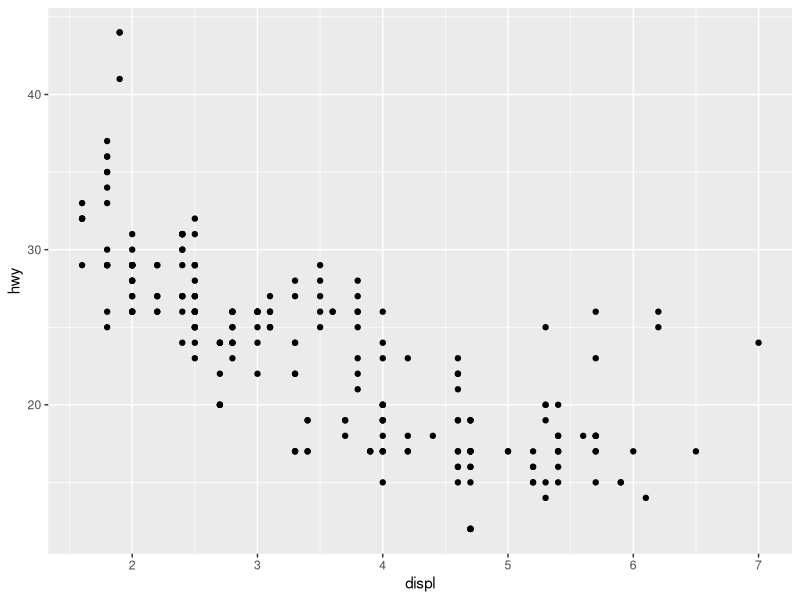
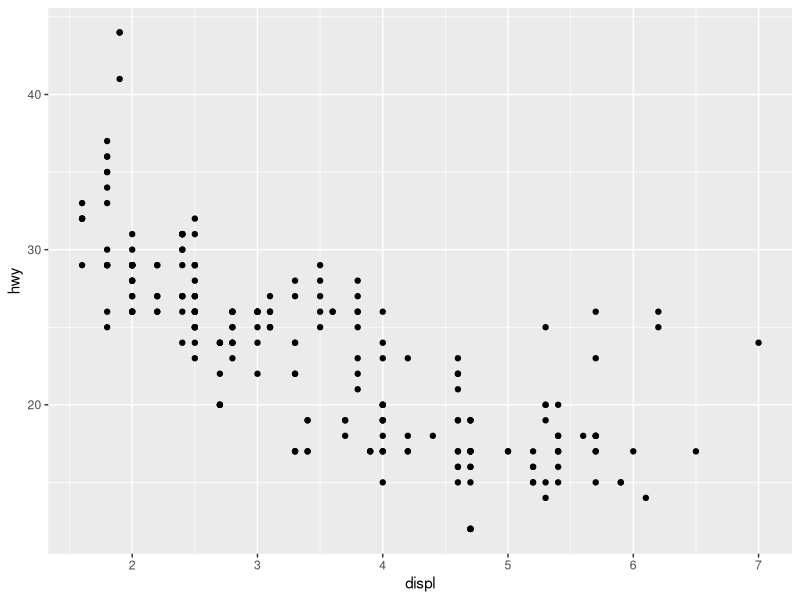
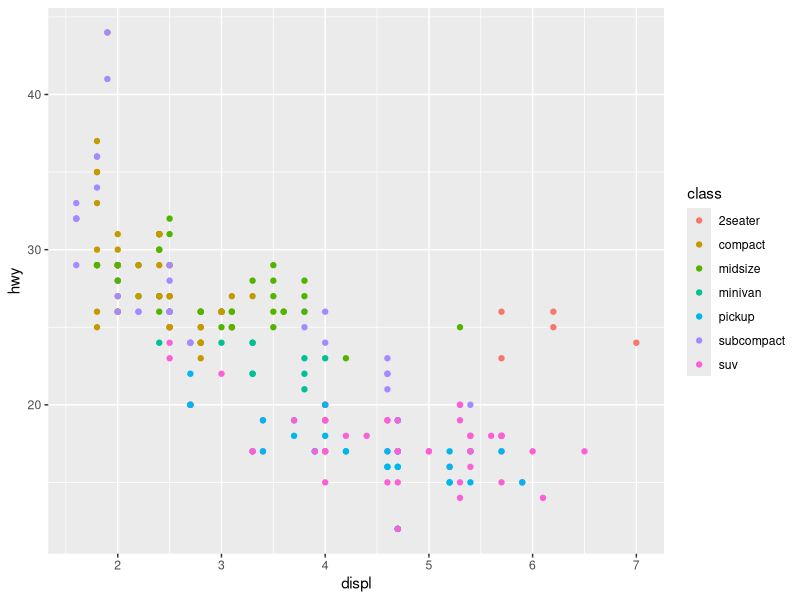
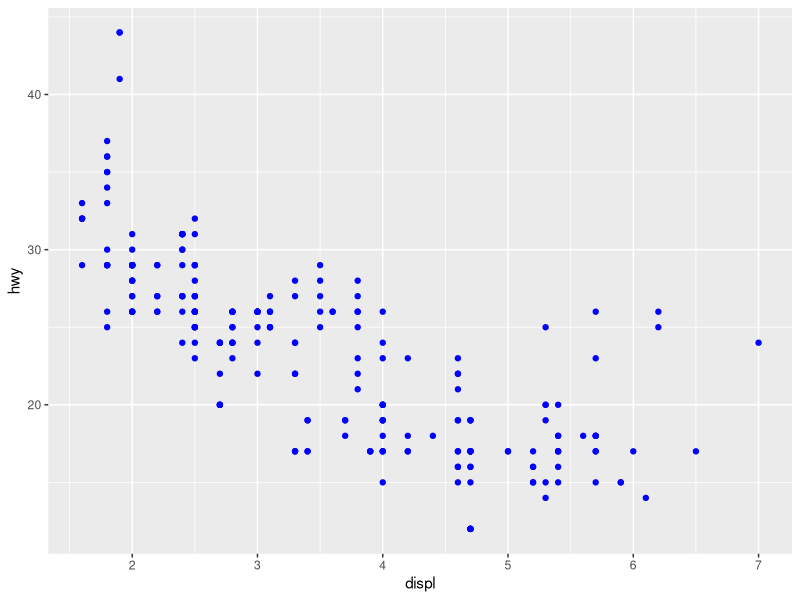
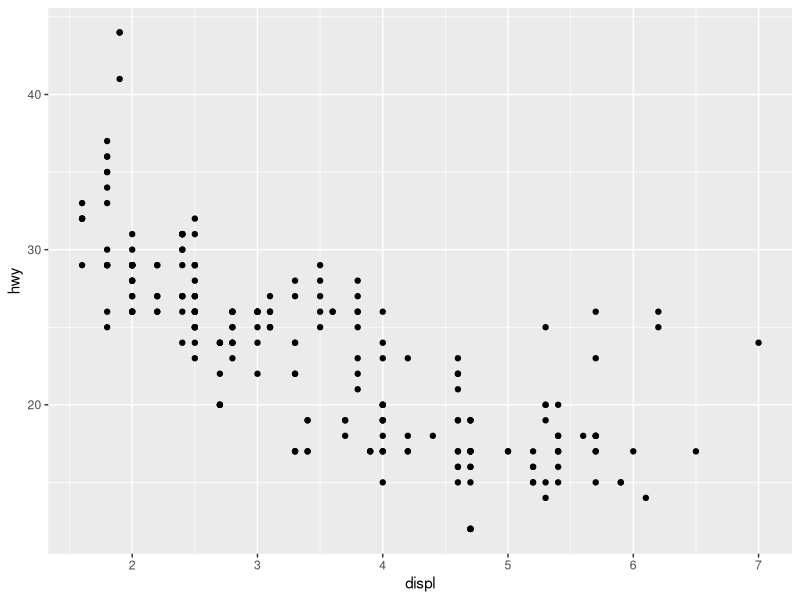
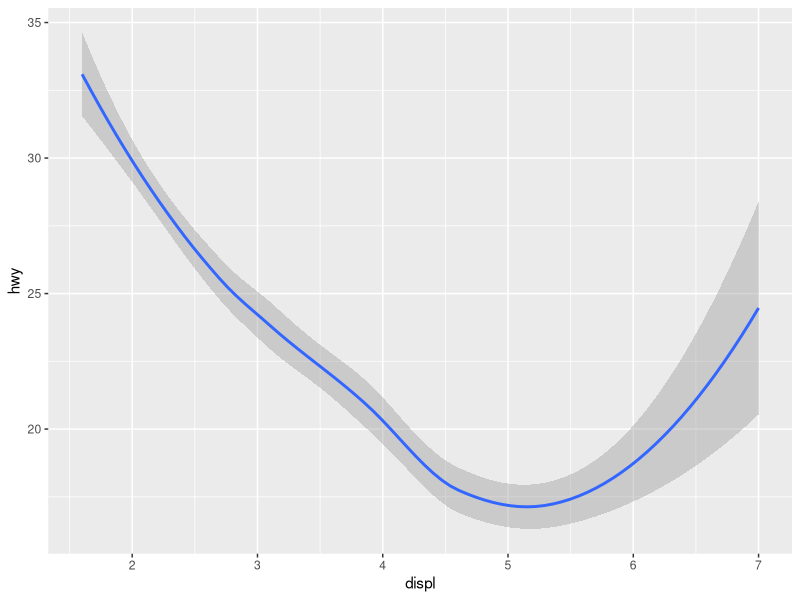
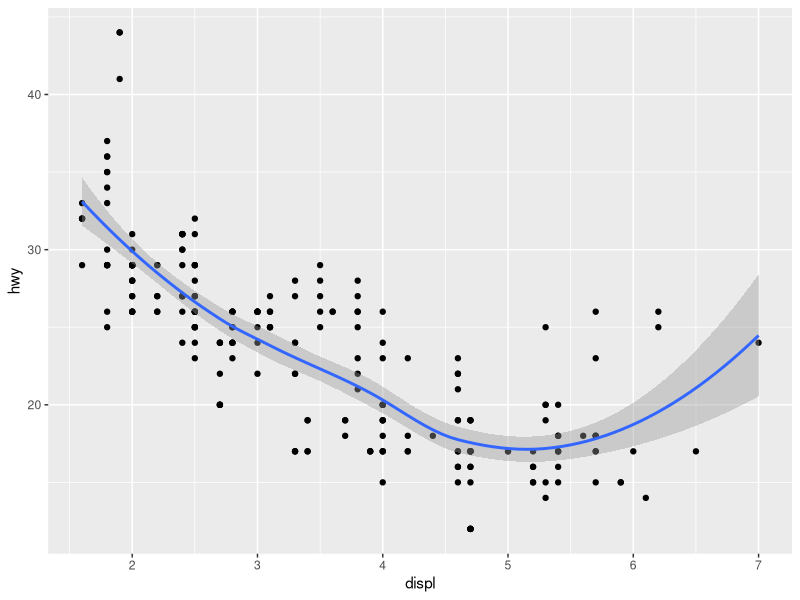
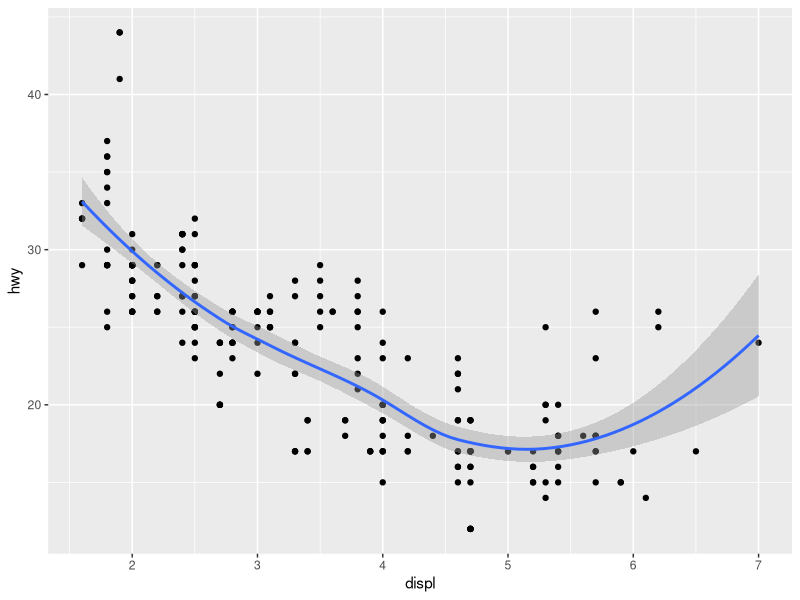

Generate these figures, in order, with R:
# install.packages("tidyverse")
library(tidyverse)


#######################
###   mpg dataset   ###
#######################

# ----- 데이터 살펴보기 ----- #
str(mpg)


# ----- 산점도 그리기 ----- #
ggplot(data = mpg) +
  geom_point(mapping = aes(x = displ, y = hwy))

ggplot(mpg) +
  geom_point(aes(x = displ, y = hwy)) # 간결한 표현


# ----- Aesthetic ----- #
# color, shape, size, alpha 등 매핑 가능
# size/alpha -> numeric 변수 매핑

ggplot(mpg) +
  geom_point(aes(x = displ, y = hwy, color = class))

ggplot(mpg) +
  geom_point(aes(x = displ, y = hwy), color = 'blue') # 비교


# ----- Geom ----- #
# point, smooth, line, bar, histogram, density 등
# 데이터의 형태에 따라 적절한 geom 선택

ggplot(mpg) +
  geom_point(aes(x = displ, y = hwy)) # point geom

ggplot(mpg) +
  geom_smooth(aes(x = displ, y = hwy)) # smooth geom

# 여러개의 geom 동시 사용 가능
ggplot(mpg) +
  geom_point(aes(x = displ, y = hwy)) +
  geom_smooth(aes(x = displ, y = hwy))

ggplot(mpg, aes(x = displ, y = hwy)) +
  geom_point() + geom_smooth() # 간결한 표현


# ----- Label ----- #
# title, subtitle, x, y, caption 등 매핑 가능

ggplot(mpg, aes(x = displ, y = hwy)) +
  geom_point(aes(color = class), size = 4) + geom_smooth() +
  labs(title = "Fuel efficiency vs. Engine size",
       x = "Engine size", y = "Fuel efficiency") +
  theme(plot.title = element_text(size = 22, hjust = 0.5))


# ----- 연속형 자료의 요약 ----- #
# 히스토그램
ggplot(mpg, aes(x = hwy)) +
  geom_histogram(bins = 20) +
  labs(title = "Fuel efficiency(hwy) Histogram")

# 상자그림
ggplot(mpg, aes(x = drv, y = hwy)) +
  geom_boxplot() +
  labs(title = "hwy(fuel efficiency) vs. drv(type of drive train)")


# ----- 이산형 자료의 요약 ----- #
# 도수분포표
mpg$hwy_new = ifelse(mpg$hwy <= 25, "bad", "good")
table(mpg$drv, mpg$hwy_new)

# 막대그래프
ggplot(mpg) +
  geom_bar(aes(x = drv, y = hwy), stat = 'summary', fun = 'mean') +
  labs(title = 'Mean of hwy')

ggplot(mpg) +
  geom_bar(aes(x = drv, fill = hwy_new))+
  labs(title = 'Count plot of hwy_new vs. drv')



########################
###   Iris dataset   ###
########################

# ----- 데이터 살펴보기 ----- #
data(iris)
str(iris)


# ----- 데이터 시각화 ----- #
# 꽃잎의 크기와 너비 산점도
ggplot(iris) +
  geom_point(aes(x = Petal.Length, y = Petal.Width)) +
  labs(title = "Scatter plot of Petal Width vs. Petal Length",
       x = "petal length", y = "petal width") +
  theme(plot.title = element_text(size = 22, hjust = 0.5))

# 품종에 따른 산포를 살펴보기 위해 color aes 지정
ggplot(iris) +
  geom_point(aes(x = Petal.Length, y = Petal.Width,
                 color = Species, shape = Species), size = 4) +
  labs(title = "Scatter plot of Petal Width vs. Petal Length",
       x = "petal length", y = "petal width") +
  theme(plot.title = element_text(size = 22, hjust = 0.5))

# 꽃받침의 크기와 너비 산점도 (같은 방식으로)
ggplot(iris) +
  geom_point(aes(x = Sepal.Length, y = Sepal.Width,
                 color = Species, shape = Species), size = 4) +
  labs(title = "Scatter plot of Sepal Width vs. Sepal Length",
       x = "sepal length", y = "sepal width") +
  theme(plot.title = element_text(size = 22, hjust = 0.5))

# 상자그림을 이용한 탐색
# install.packages("gridExtra")
library(gridExtra)

p1 = ggplot(iris) +
  geom_boxplot(aes(x = Species, y = Sepal.Length)) +
  labs(title = "Sepal Length") +
  theme(axis.title.x = element_blank(),
        axis.title.y = element_blank())

p2 = ggplot(iris) +
  geom_boxplot(aes(x = Species, y = Sepal.Width)) +
  labs(title = "Sepal Width") +
  theme(axis.title.x = element_blank(),
        axis.title.y = element_blank())

p3 = ggplot(iris) +
  geom_boxplot(aes(x = Species, y = Petal.Length)) +
  labs(title = "Petal Length") +
  theme(axis.title.x = element_blank(),
        axis.title.y = element_blank())

p4 = ggplot(iris) +
  geom_boxplot(aes(x = Species, y = Petal.Width)) +
  labs(title = "Petal Width") +
  theme(axis.title.x = element_blank(),
        axis.title.y = element_blank())

grid.arrange(p1,p2,p3,p4, nrow = 2) # 그래프 여러개 동시에 그리고 싶을 때


# ----- 수치 요약을 통한 탐색 ----- #
tapply(iris$Sepal.Width, iris$Species, summary)


# ----- 가설 검정 ----- #
# 등분산 검정
vs = iris$Sepal.Width[iris$Species == 'versicolor']
vg = iris$Sepal.Width[iris$Species == 'virginica']
var.test(vs, vg) # 기각 x -> 등분산 가정

# 등분산 독립 이표본 t검정
t.test(vs, vg, var.equal = TRUE)